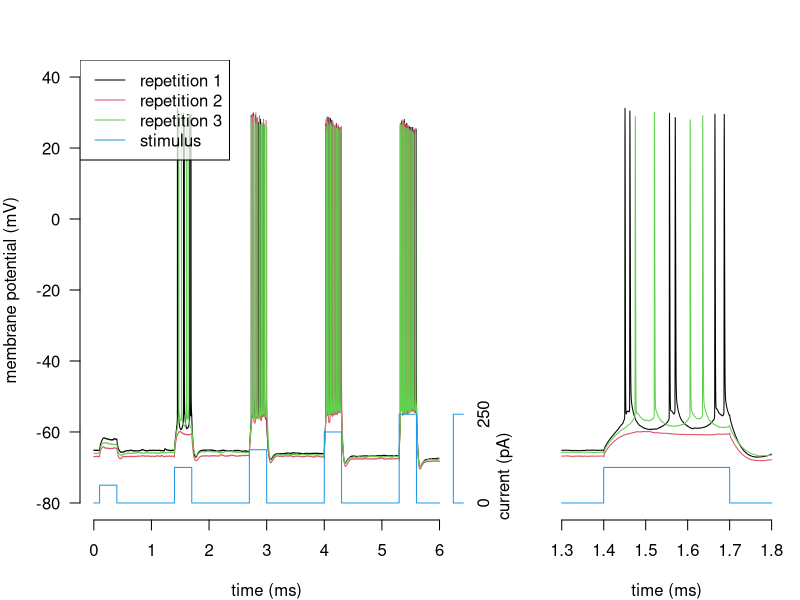

R code for this plot:
## ---- chunk 1
knitr::opts_chunk$set(echo = TRUE)
## ---- chunk 2
data <- read.table('./Data/SingleNeuron_Makara_5000Hz.dat', header=T, sep=" ")
stim <- data[,1]
resp <- data[,-1]
t <- seq(1/5000, by=1/5000, length=nrow(data))
## ---- chunk 3
layout(matrix(c(1,2), nrow=1), c(2,1))
par(mar=c(4,4,3,4))
matplot(t, resp, t="l", lty=1, ylim=c(-80, 40), axes=F, xlab="time (ms)", ylab="membrane potential (mV)"); axis(1); axis(2, las=2)
lines(t, stim/10-80, col=4)
axis(4, c(-80, -55), c(0, 250), col=4)
mtext('current (pA)', 4, 2, adj=0)
legend('topleft', c('repetition 1', 'repetition 2', 'repetition 3', 'stimulus'), lty=1, col=1:4, bg=grey(1, alpha=0.75))

par(mar=c(4,1,3,1))
n1 <- 1.3*5000
n2 <- 1.8*5000
matplot(t[n1:n2], resp[n1:n2,], t="l", lty=1, ylim=c(-80, 40), axes=F, xlab="time (ms)", ylab="membrane potential (mV)"); axis(1)
lines(t[n1:n2], stim[n1:n2]/10-80, col=4)
